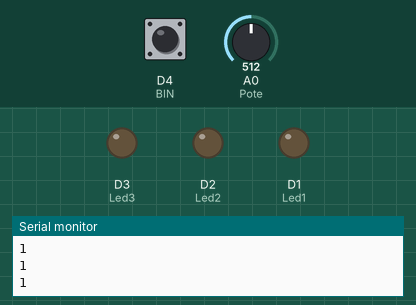
A program run on a simulated ESP8266 (NodeMCU). Parts: output pins drawn as LEDs (lit = HIGH), the last lines printed to the serial monitor. The test bench sets the inputs (shaded band); at power-on: D4 (BIN) HIGH, A0 (Pote) = 512.

Above: at 1.3 s.
1.4 s: D4 (BIN) pulled LOW for 0.3 s
At 2.9 s:
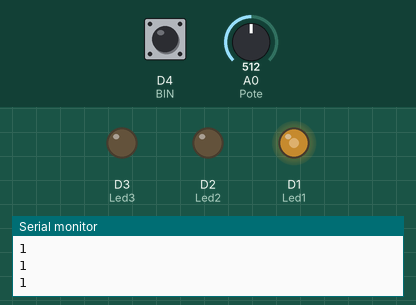
3.2 s: A0 (Pote) set to 716
At 4.1 s:
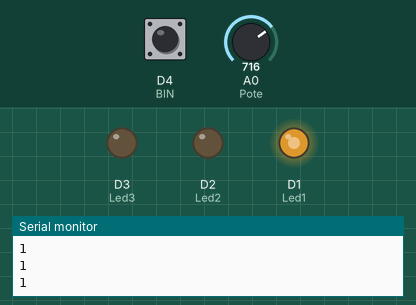
4.7 s: A0 (Pote) set to 900
At 5.3 s:
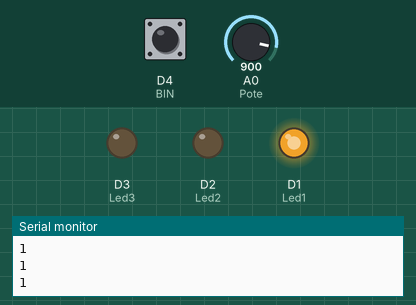
6.2 s: D4 (BIN) pulled LOW for 1 s
At 8.3 s:
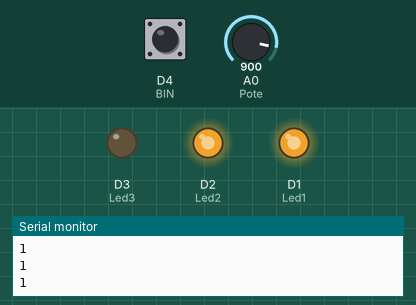
8.7 s: D4 (BIN) pulled LOW for 0.3 s
At 9.7 s:
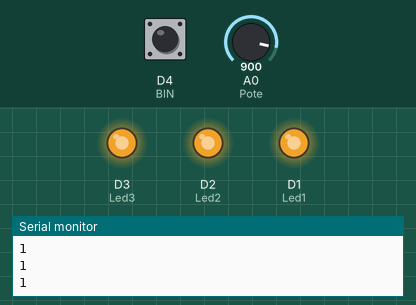
10.5 s: A0 (Pote) set to 511
At 10.9 s:
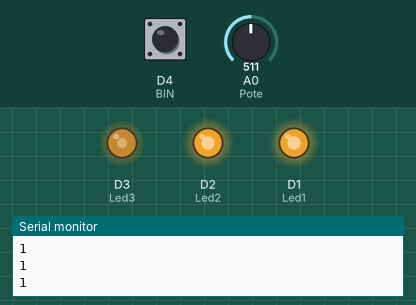
Timing chart, 0 to 13.0 s (numbered marks = the images above; inputs shaded):
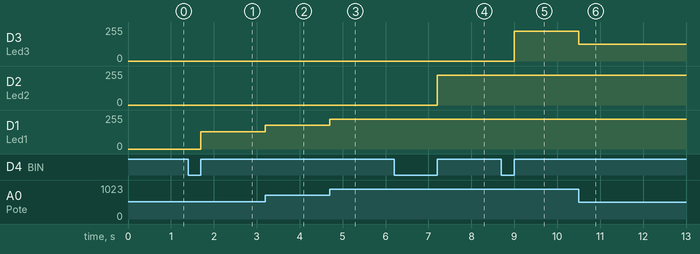

The program:

main.cpp
```cpp
#include <Arduino.h>
#define BIN D4
#define Led1 D1
#define Led2 D2
#define Led3 D3
#define Pote A0
int Boton = 0;
int lectura = 0;
int brillo = 0;

void setup() {
  Serial.begin(9600);
  pinMode(BIN, INPUT_PULLUP);
  pinMode(Led1, OUTPUT);
  pinMode(Led2, OUTPUT);
  pinMode(Led3, OUTPUT);
}

void loop() {
  Serial.println(digitalRead(BIN));
  delay(500);
  lectura = analogRead(Pote);
  brillo = map(lectura, 0, 1024, 0, 255);

  if (digitalRead(BIN) == LOW){
    Boton = Boton + 1;

    while (digitalRead(BIN)== LOW){
     delay(1);
   }
  }
  if(Boton > 3){
   Boton = 1;
  }

  if(Boton == 1){
      analogWrite(Led1, brillo);
    }
  else if(Boton == 2){
      analogWrite(Led2, brillo);
    }
  else if(Boton == 3){
    analogWrite(Led3, brillo);
    }

}
```

Measured:
- after the input at 1.4 s, D1 (Led1): 0/255 → 128/255 after 0.30 s
- after the input at 3.2 s, D1 (Led1): 128/255 → 178/255 at once
- after the input at 4.7 s, D1 (Led1): 178/255 → 224/255 at once
- after the input at 6.2 s, D2 (Led2): 0/255 → 224/255 after 1.0 s
- after the input at 8.7 s, D3 (Led3): 0/255 → 224/255 after 0.30 s
- after the input at 10.5 s, D3 (Led3): 224/255 → 127/255 at once
